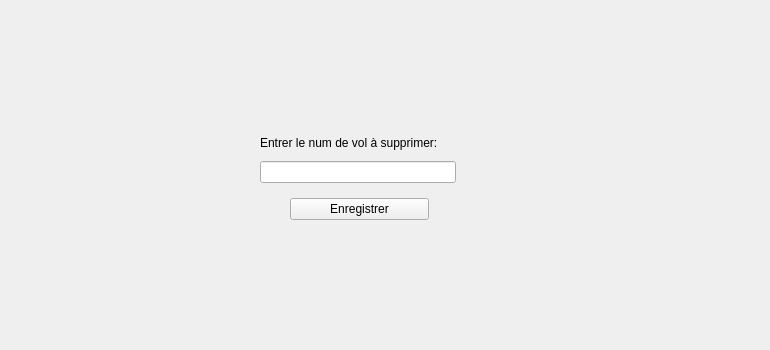
   <widget class="QWidget" name="tab_2">
    <attribute name="title">
     <string>Supprimer</string>
    </attribute>
    <widget class="QWidget" name="layoutWidget">
     <property name="geometry">
      <rect>
       <x>260</x>
       <y>130</y>
       <width>196</width>
       <height>53</height>
      </rect>
     </property>
     <layout class="QVBoxLayout" name="verticalLayout">
      <item>
       <widget class="QLabel" name="label_22">
        <property name="text">
         <string>Entrer le num de vol à supprimer:</string>
        </property>
       </widget>
      </item>
      <item>
       <widget class="QLineEdit" name="supprimer_numvol">
        <property name="text">
         <string/>
        </property>
       </widget>
      </item>
     </layout>
    </widget>
    <widget class="QWidget" name="layoutWidget_2">
     <property name="geometry">
      <rect>
       <x>290</x>
       <y>180</y>
       <width>139</width>
       <height>59</height>
      </rect>
     </property>
     <layout class="QVBoxLayout" name="verticalLayout_2">
      <item>
       <widget class="QPushButton" name="supprimer_enregistrer">
        <property name="text">
         <string>Enregistrer</string>
        </property>
       </widget>
      </item>
     </layout>
    </widget>
    <widget class="QLabel" name="garbage">
     <property name="geometry">
      <rect>
       <x>420</x>
       <y>10</y>
       <width>341</width>
       <height>331</height>
      </rect>
     </property>
     <property name="text">
      <string/>
     </property>
    </widget>
   </widget>
